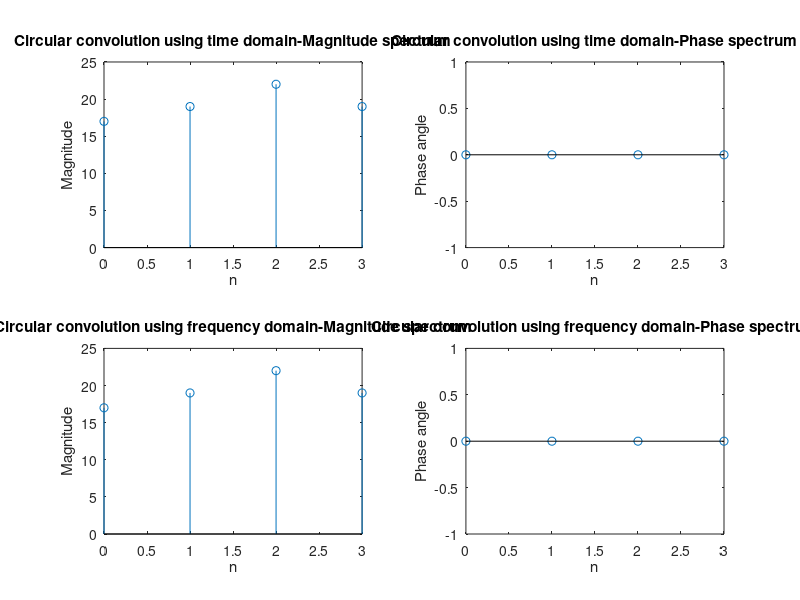

Here is the MATLAB script that generated this plot:
%%circular convolution
x=[1 2 3 1];
h=[4 3 2 2];
n1=4;
n2=4;
n=0:3;
X=fft(x);
H=fft(h);
y1=cconv(x,h,4)
y2=ifft(X.*H)

subplot(2,2,1)
stem(n,abs(y1))
xlabel('n');
ylabel('Magnitude')
title('Circular convolution using time domain-Magnitude spectrum')

subplot(2,2,2)
stem(n,angle(y1))
xlabel('n');
ylabel('Phase angle')
title('Circular convolution using time domain-Phase spectrum')

subplot(2,2,3)
stem(n,abs(y2))
xlabel('n');
ylabel('Magnitude')
title('Circular convolution using frequency domain-Magnitude spectrum')

subplot(2,2,4)
stem(n,angle(y2))
xlabel('n');
ylabel('Phase angle')
title('Circular convolution using frequency domain-Phase spectrum')